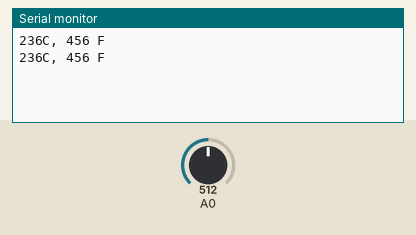
This sketch was run on a simulated Arduino Uno, built with avr-gcc and run on an emulated ATmega328P. Parts: the last lines printed to the serial monitor. The test bench sets the inputs (shaded band); at power-on: A0 = 512.

Above: at 1.8 s.
1.9 s: A0 set to 716
At 2.7 s:
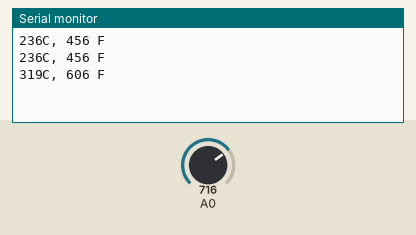
3.4 s: A0 set to 900
At 4.8 s:
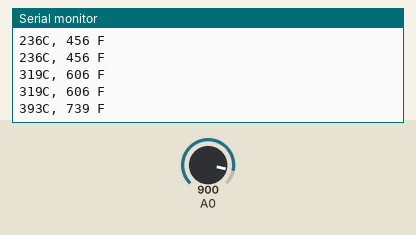
Timing chart, 0 to 6.4 s (numbered marks = the images above; inputs shaded):
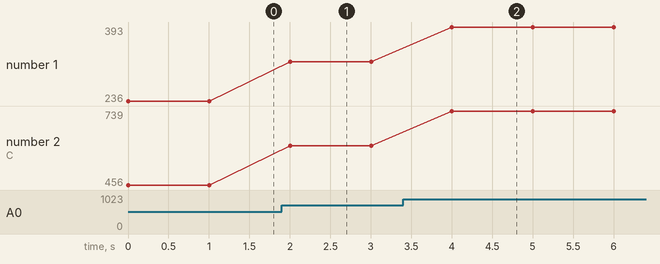

Measured:
- after the input at 1.9 s, the serial monitor: prints a new line after 0.10 s (image 1)
- after the input at 3.4 s, the serial monitor: prints a new line after 0.60 s (image 2)
- plotted number 1: 236 → 319 after the input at 1.9 s, 319 → 393 after the input at 3.4 s
- plotted number 2: 456 → 606 after the input at 1.9 s, 606 → 739 after the input at 3.4 s

The sketch:

temperature.ino
```cpp
int celsius = 0;
int fahrenheit = 0;

void setup(){
  pinMode(A0, INPUT);
    Serial.begin(9600);
}

void loop(){
  celsius =map(((analogRead(A0)-32)*3.04),-90,360,30,90);

  fahrenheit = ((celsius *9) / 5 +32);
  Serial.print(celsius);
  Serial.print("C, ");
  Serial.print(fahrenheit );
  Serial.println(" F");
  delay(1000);
}    
```
